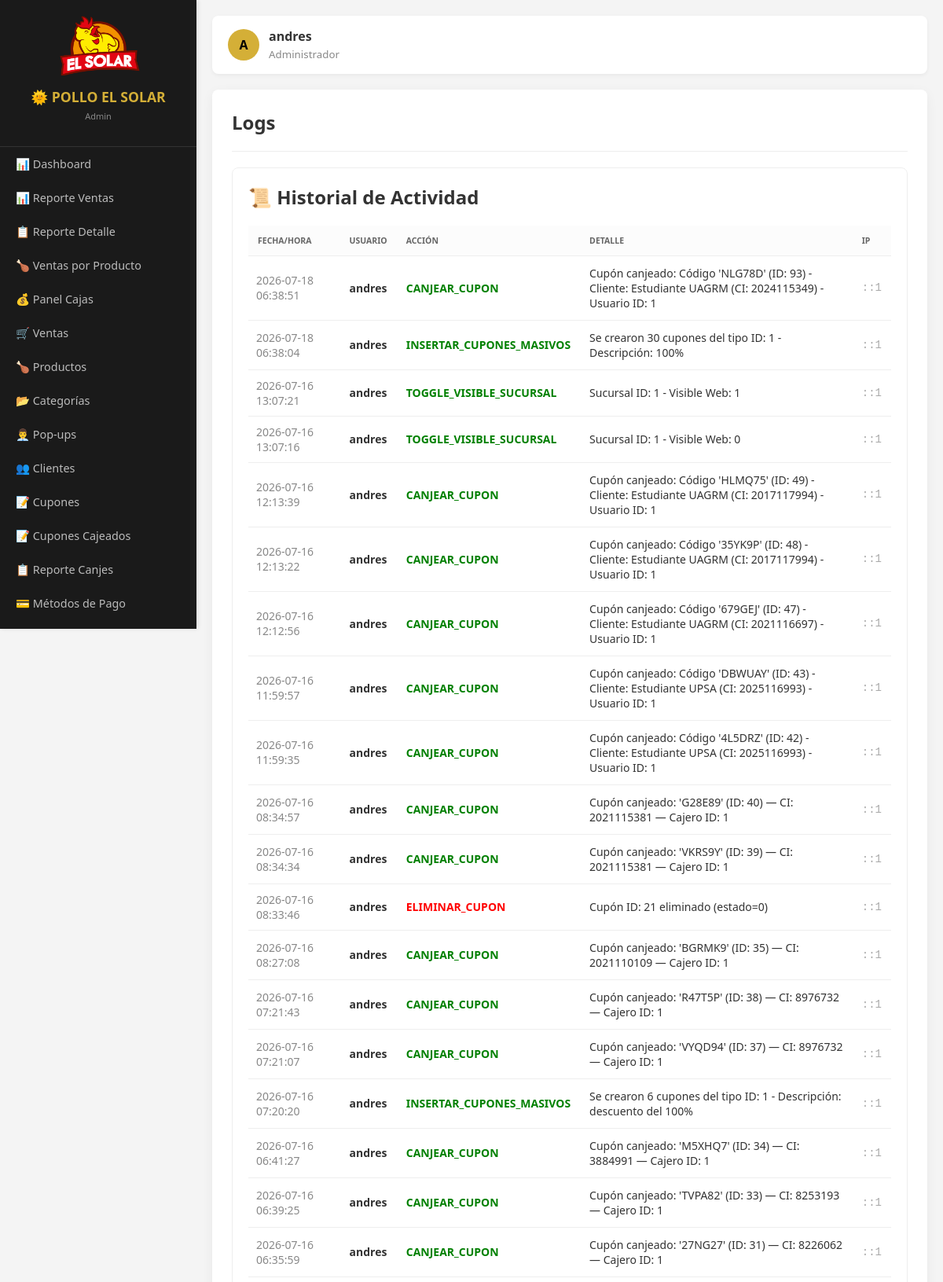
The app's page /admin.php?mod=logs (signed in, upper part) with its own data.
### tables this page shows
CREATE TABLE `logs_actividad` (
  `id` int(11) NOT NULL AUTO_INCREMENT,
  `usuario_id` int(11) DEFAULT NULL,
  `accion` varchar(100) DEFAULT NULL,
  `detalle` text DEFAULT NULL,
  `ip_address` varchar(45) DEFAULT NULL,
  `created_at` datetime DEFAULT current_timestamp(),
  PRIMARY KEY (`id`),
  KEY `usuario_id` (`usuario_id`),
  CONSTRAINT `logs_actividad_ibfk_1` FOREIGN KEY (`usuario_id`) REFERENCES `usuarios` (`id`) ON DELETE SET NULL
);

CREATE TABLE `usuarios` (
  `id` int(11) NOT NULL AUTO_INCREMENT,
  `nombre` varchar(250) DEFAULT NULL,
  `usuario` varchar(50) NOT NULL,
  `password` varchar(255) NOT NULL,
  `rol` enum('admin','editor') DEFAULT 'admin',
  `estado` tinyint(1) DEFAULT 1,
  `ultimo_acceso` datetime DEFAULT NULL,
  `created_at` datetime DEFAULT current_timestamp(),
  PRIMARY KEY (`id`),
  UNIQUE KEY `usuario` (`usuario`)
);

### modulos/logs.php (the view, shortened to what this page needs)
<?php
$sql = "SELECT l.*, u.usuario as nick
        FROM logs_actividad l
        LEFT JOIN usuarios u ON l.usuario_id = u.id
        ORDER BY l.created_at DESC LIMIT 100";
$logs = $pdo->query($sql)->fetchAll();
?>
<div style="background:#fff; padding:20px; border-radius:8px; border:1px solid #eee;">
    <h2 style="margin-top:0; color:#333;">📜 Historial de Actividad</h2>
    <table style="width:100%; border-collapse: collapse; font-size:14px;">
        <thead>
            <tr style="background:#000; color:#D4AF37; text-align:left;">
                <th style="padding:12px;">Fecha/Hora</th>
                <th>Usuario</th>
                <th>Acción</th>
                <th>Detalle</th>
                <th>IP</th>
            </tr>
        </thead>
        <tbody>
            <?php foreach ($logs as $l): ?>
            <tr style="border-bottom: 1px solid #eee;">
                <td style="padding:10px; color:#888;"><?php echo $l['created_at']; ?></td>
                <td><strong><?php echo $l['nick'] ?? 'Sistema'; ?></strong></td>
                <td>
                    <span style="font-weight:bold; color: <?php
                        echo (strpos($l['accion'], 'ELIMINAR') !== false) ? 'red' : 'green';
                    ?>">
                        <?php echo $l['accion']; ?>
                    </span>
                </td>
                <td><?php echo $l['detalle']; ?></td>
                <td style="font-family:monospace; color:#aaa;"><?php echo $l['ip_address']; ?></td>
            </tr>
            <?php endforeach; ?>
        </tbody>
    </table>
</div>

### admin.php (style rules this page uses)
:root { --sidebar-width: 250px; --gold: #D4AF37; --dark: #1a1a1a; }
body { margin: 0; display: flex; font-family: 'Segoe UI', sans-serif; background: #f4f4f4; color: #333; }
table { width: 100%; border-collapse: collapse; margin-top: 20px; }
th, td { text-align: left; padding: 12px; border-bottom: 1px solid #eee; }
th { background: #fcfcfc; color: #666; text-transform: uppercase; font-size: 0.75em; }

### records on screen
logs_actividad: created_at "2026-07-18 06:38:51", usuario.usuario "andres", accion "CANJEAR_CUPON", detalle "Cupón canjeado: Código 'NLG78D' (ID: 93) - Cliente: Estudiante UAGRM (CI: 2024115349) - Usuario ID: 1", ip_address "::1"
logs_actividad: created_at "2026-07-18 06:38:04", usuario.usuario "andres", accion "INSERTAR_CUPONES_MASIVOS", detalle "Se crearon 30 cupones del tipo ID: 1 - Descripción: 100%", ip_address "::1"
logs_actividad: created_at "2026-07-16 13:07:21", usuario.usuario "andres", accion "TOGGLE_VISIBLE_SUCURSAL", detalle "Sucursal ID: 1 - Visible Web: 1", ip_address "::1"
logs_actividad: created_at "2026-07-16 13:07:16", usuario.usuario "andres", accion "TOGGLE_VISIBLE_SUCURSAL", detalle "Sucursal ID: 1 - Visible Web: 0", ip_address "::1"
logs_actividad: created_at "2026-07-16 12:13:39", usuario.usuario "andres", accion "CANJEAR_CUPON", detalle "Cupón canjeado: Código 'HLMQ75' (ID: 49) - Cliente: Estudiante UAGRM (CI: 2017117994) - Usuario ID: 1", ip_address "::1"
logs_actividad: created_at "2026-07-16 12:13:22", usuario.usuario "andres", accion "CANJEAR_CUPON", detalle "Cupón canjeado: Código '35YK9P' (ID: 48) - Cliente: Estudiante UAGRM (CI: 2017117994) - Usuario ID: 1", ip_address "::1"
logs_actividad: created_at "2026-07-16 12:12:56", usuario.usuario "andres", accion "CANJEAR_CUPON", detalle "Cupón canjeado: Código '679GEJ' (ID: 47) - Cliente: Estudiante UAGRM (CI: 2021116697) - Usuario ID: 1", ip_address "::1"
logs_actividad: created_at "2026-07-16 11:59:57", usuario.usuario "andres", accion "CANJEAR_CUPON", detalle "Cupón canjeado: Código 'DBWUAY' (ID: 43) - Cliente: Estudiante UPSA (CI: 2025116993) - Usuario ID: 1", ip_address "::1"
logs_actividad: created_at "2026-07-16 11:59:35", usuario.usuario "andres", accion "CANJEAR_CUPON", detalle "Cupón canjeado: Código '4L5DRZ' (ID: 42) - Cliente: Estudiante UPSA (CI: 2025116993) - Usuario ID: 1", ip_address "::1"
logs_actividad: created_at "2026-07-16 08:34:57", usuario.usuario "andres", accion "CANJEAR_CUPON", detalle "Cupón canjeado: 'G28E89' (ID: 40) — CI: 2021115381 — Cajero ID: 1", ip_address "::1"
logs_actividad: created_at "2026-07-16 08:34:34", usuario.usuario "andres", accion "CANJEAR_CUPON", detalle "Cupón canjeado: 'VKRS9Y' (ID: 39) — CI: 2021115381 — Cajero ID: 1", ip_address "::1"
logs_actividad: created_at "2026-07-16 08:33:46", usuario.usuario "andres", accion "ELIMINAR_CUPON", detalle "Cupón ID: 21 eliminado (estado=0)", ip_address "::1"
logs_actividad: created_at "2026-07-16 08:27:08", usuario.usuario "andres", accion "CANJEAR_CUPON", detalle "Cupón canjeado: 'BGRMK9' (ID: 35) — CI: 2021110109 — Cajero ID: 1", ip_address "::1"
logs_actividad: created_at "2026-07-16 07:21:43", usuario.usuario "andres", accion "CANJEAR_CUPON", detalle "Cupón canjeado: 'R47T5P' (ID: 38) — CI: 8976732 — Cajero ID: 1", ip_address "::1"
logs_actividad: created_at "2026-07-16 07:21:07", usuario.usuario "andres", accion "CANJEAR_CUPON", detalle "Cupón canjeado: 'VYQD94' (ID: 37) — CI: 8976732 — Cajero ID: 1", ip_address "::1"
logs_actividad: created_at "2026-07-16 07:20:20", usuario.usuario "andres", accion "INSERTAR_CUPONES_MASIVOS", detalle "Se crearon 6 cupones del tipo ID: 1 - Descripción: descuento del 100%", ip_address "::1"
logs_actividad: created_at "2026-07-16 06:41:27", usuario.usuario "andres", accion "CANJEAR_CUPON", detalle "Cupón canjeado: 'M5XHQ7' (ID: 34) — CI: 3884991 — Cajero ID: 1", ip_address "::1"
logs_actividad: created_at "2026-07-16 06:39:25", usuario.usuario "andres", accion "CANJEAR_CUPON", detalle "Cupón canjeado: 'TVPA82' (ID: 33) — CI: 8253193 — Cajero ID: 1", ip_address "::1"
logs_actividad: created_at "2026-07-16 06:35:59", usuario.usuario "andres", accion "CANJEAR_CUPON", detalle "Cupón canjeado: '27NG27' (ID: 31) — CI: 8226062 — Cajero ID: 1", ip_address "::1"

### other values on screen
$user_rol "Admin"
$item['icono'] "📊"
$item['nombre'] "Dashboard"
$item['nombre'] "Reporte Ventas"
$item['icono'] "📋"
$item['nombre'] "Reporte Detalle"
$item['icono'] "🍗"
$item['nombre'] "Ventas por Producto"
$item['icono'] "💰"
$item['nombre'] "Panel Cajas"
$item['icono'] "🛒"
$item['nombre'] "Ventas"
$item['nombre'] "Productos"
$item['icono'] "📂"
$item['nombre'] "Categorías"
